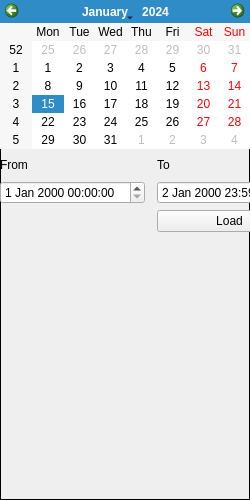
<?xml version="1.0" encoding="UTF-8"?>
<ui version="4.0">
 <class>FrameLoadScan</class>
 <widget class="QFrame" name="FrameLoadScan">
  <property name="geometry">
   <rect>
    <x>0</x>
    <y>0</y>
    <width>250</width>
    <height>500</height>
   </rect>
  </property>
  <property name="sizePolicy">
   <sizepolicy hsizetype="Fixed" vsizetype="Fixed">
    <horstretch>0</horstretch>
    <verstretch>0</verstretch>
   </sizepolicy>
  </property>
  <property name="minimumSize">
   <size>
    <width>250</width>
    <height>500</height>
   </size>
  </property>
  <property name="maximumSize">
   <size>
    <width>2500</width>
    <height>500</height>
   </size>
  </property>
  <property name="windowTitle">
   <string>Frame</string>
  </property>
  <property name="layoutDirection">
   <enum>Qt::LeftToRight</enum>
  </property>
  <property name="frameShape">
   <enum>QFrame::Box</enum>
  </property>
  <widget class="QWidget" name="gridLayoutWidget">
   <property name="geometry">
    <rect>
     <x>0</x>
     <y>0</y>
     <width>262</width>
     <height>281</height>
    </rect>
   </property>
   <layout class="QGridLayout" name="layoutLoadScan">
    <property name="sizeConstraint">
     <enum>QLayout::SetFixedSize</enum>
    </property>
    <item row="5" column="3">
     <widget class="QPushButton" name="btnLoad">
      <property name="text">
       <string>Load</string>
      </property>
     </widget>
    </item>
    <item row="1" column="1">
     <widget class="QLabel" name="label">
      <property name="minimumSize">
       <size>
        <width>0</width>
        <height>20</height>
       </size>
      </property>
      <property name="maximumSize">
       <size>
        <width>50</width>
        <height>20</height>
       </size>
      </property>
      <property name="frameShape">
       <enum>QFrame::NoFrame</enum>
      </property>
      <property name="text">
       <string>From</string>
      </property>
     </widget>
    </item>
    <item row="2" column="1">
     <widget class="QDateTimeEdit" name="dateTimeFrom">
      <property name="minimumSize">
       <size>
        <width>0</width>
        <height>20</height>
       </size>
      </property>
      <property name="maximumSize">
       <size>
        <width>16777215</width>
        <height>30</height>
       </size>
      </property>
     </widget>
    </item>
    <item row="2" column="3">
     <widget class="QDateTimeEdit" name="dateTimeTo">
      <property name="maximumSize">
       <size>
        <width>16777215</width>
        <height>30</height>
       </size>
      </property>
      <property name="dateTime">
       <datetime>
        <hour>23</hour>
        <minute>59</minute>
        <second>0</second>
        <year>2000</year>
        <month>1</month>
        <day>2</day>
       </datetime>
      </property>
     </widget>
    </item>
    <item row="1" column="3">
     <widget class="QLabel" name="label_2">
      <property name="minimumSize">
       <size>
        <width>0</width>
        <height>20</height>
       </size>
      </property>
      <property name="maximumSize">
       <size>
        <width>50</width>
        <height>20</height>
       </size>
      </property>
      <property name="text">
       <string>To</string>
      </property>
     </widget>
    </item>
    <item row="0" column="1" colspan="3" alignment="Qt::AlignTop">
     <widget class="QCalendarWidget" name="calendarWidget">
      <property name="maximumSize">
       <size>
        <width>250</width>
        <height>250</height>
       </size>
      </property>
     </widget>
    </item>
   </layout>
  </widget>
 </widget>
 <resources/>
 <connections/>
</ui>
